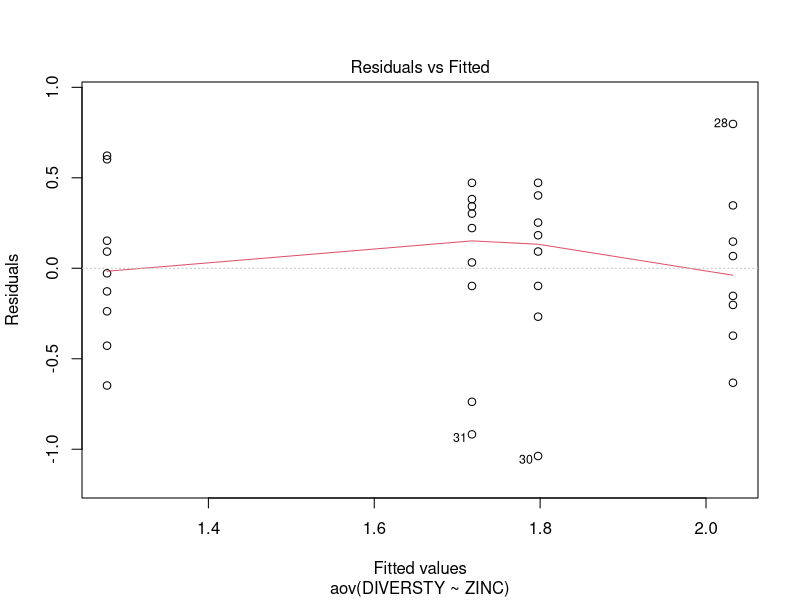
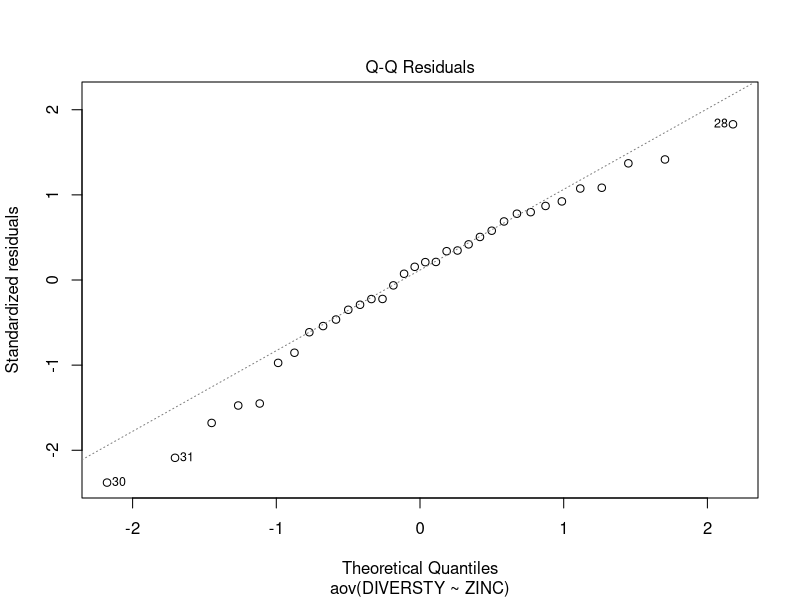
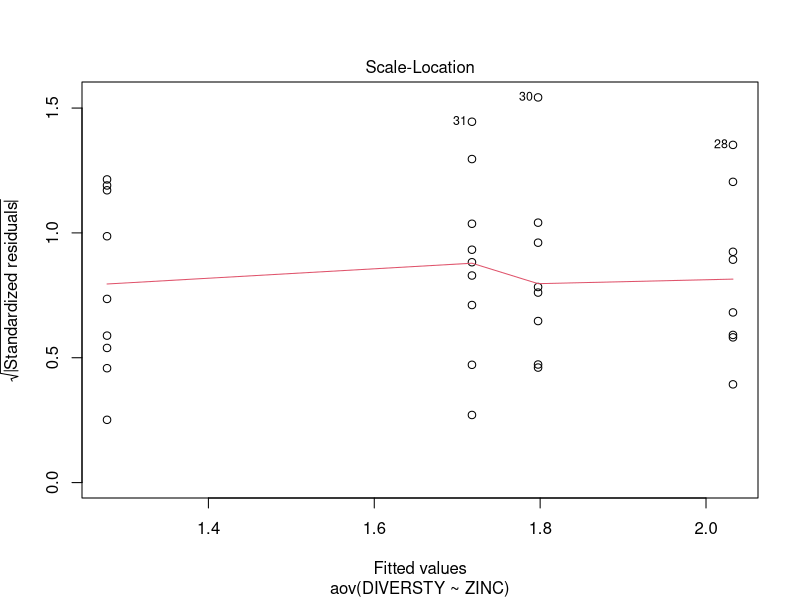
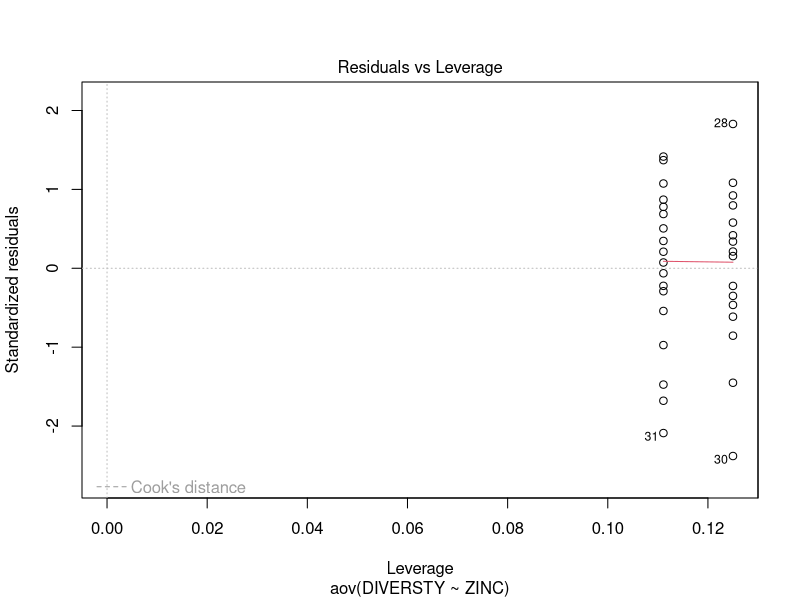

The R source for these figures, in order:
# Biometry 2016 
# Lab 6
# Anova Assumptions and Transformations


dat <- read.csv("./20160225_biometry_lab_6_anova_assumptions/medley.csv")

model <- aov(data=dat, DIVERSTY ~ ZINC)
modeltable <- summary(model)
plot(model) # this function can be seen as a bit odd since you have to kpt return a few times to see all the plots

# how to pull out the residuals
resid <- model$residuals

###
# Excercise
###

# Are observations normally distributed, independent, with homogeneity of variance? 
# Include graphs with your answers.  
# Do you need to transform the data? 

# square root transformation sqrt()
# natural log log()
# base-10 log log10()
# exponential exp()
# sin sin()
# raise to the third power variable^3

# After you run the ANOVA, check the residuals.  
# (Hint, save the residuals as a data file).  
# Do they look skewed?  


###
# time to simulate a BUNCH OF DATA
###

uniforms <- data.frame(a=rep(0,30))

for(i in 1:30){
  uniforms[i,"a"] <- rnorm(1,1,3)
}

ubar1 <- mean(uniforms[1:10,])
ubar2 <- mean(uniforms[11:20,])
ubar3 <- mean(uniforms[21:30,])

ubar <- mean(uniforms[,"a"])

ss1 <- ((10)*(ubar1-ubar)^2)
ss2 <- ((10)*(ubar2-ubar)^2)
ss3 <- ((10)*(ubar3-ubar)^2)

ssbetween <- sum(ss1, ss2, ss3)
msbetween <- ssbetween/2

uniforms$y <- NA

for(i in 1:30){
  uniforms[i,"y"] <- (uniforms[i,"a"]-ubar)^2
}

sstotal <- sum(uniforms[,"y"])
ssresidual <- sstotal - ssbetween
msresidual <- ssresidual/27
f <- msbetween/msresidual
fcrit <- qf(0.95, 1, 27)
signif <- f>fcrit
